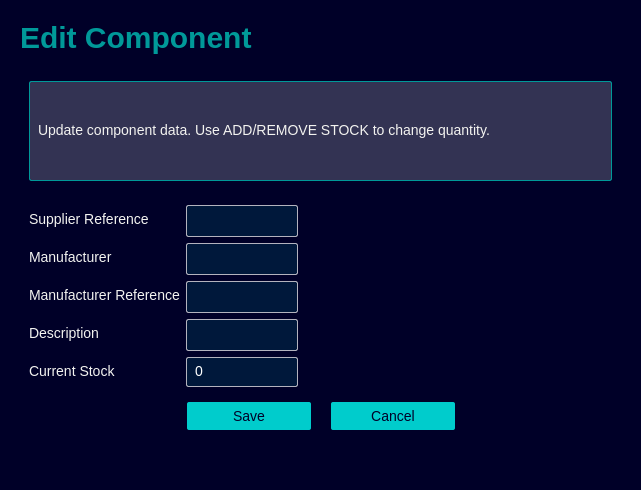
<?xml version="1.0" encoding="UTF-8"?>
<ui version="4.0">
 <class>PopupEdit</class>
 <widget class="QDialog" name="PopupEdit">
  <property name="geometry">
   <rect>
    <x>0</x>
    <y>0</y>
    <width>641</width>
    <height>480</height>
   </rect>
  </property>
  <property name="windowTitle">
   <string>Dialog</string>
  </property>
  <property name="styleSheet">
   <string notr="true">*{
	border:none;
	background: #000028;
	padding: 0;
	margin: 0;
	color: #f3f3f0;
	font-family: &quot;SiemensSansPro_A_Bd&quot;;
	font-size: 14px;
}
</string>
  </property>
  <layout class="QGridLayout" name="gridLayout">
   <item row="0" column="0">
    <widget class="QWidget" name="container_main_body" native="true">
     <property name="sizePolicy">
      <sizepolicy hsizetype="MinimumExpanding" vsizetype="Preferred">
       <horstretch>0</horstretch>
       <verstretch>0</verstretch>
      </sizepolicy>
     </property>
     <layout class="QVBoxLayout" name="verticalLayout">
      <item>
       <widget class="QFrame" name="frame_title">
        <property name="sizePolicy">
         <sizepolicy hsizetype="Preferred" vsizetype="Maximum">
          <horstretch>0</horstretch>
          <verstretch>0</verstretch>
         </sizepolicy>
        </property>
        <property name="frameShape">
         <enum>QFrame::Shape::StyledPanel</enum>
        </property>
        <property name="frameShadow">
         <enum>QFrame::Shadow::Raised</enum>
        </property>
        <layout class="QVBoxLayout" name="verticalLayout_12">
         <property name="spacing">
          <number>0</number>
         </property>
         <property name="leftMargin">
          <number>0</number>
         </property>
         <property name="topMargin">
          <number>0</number>
         </property>
         <property name="rightMargin">
          <number>0</number>
         </property>
         <property name="bottomMargin">
          <number>0</number>
         </property>
         <item>
          <widget class="QLabel" name="tittle">
           <property name="sizePolicy">
            <sizepolicy hsizetype="Preferred" vsizetype="Preferred">
             <horstretch>0</horstretch>
             <verstretch>0</verstretch>
            </sizepolicy>
           </property>
           <property name="styleSheet">
            <string notr="true">QLabel {
	color: #009999;
	font-size: 30px;
	font-weight: bold;
}
</string>
           </property>
           <property name="text">
            <string>Edit Component</string>
           </property>
          </widget>
         </item>
        </layout>
       </widget>
      </item>
      <item>
       <widget class="QWidget" name="widget" native="true">
        <layout class="QHBoxLayout" name="horizontalLayout_2">
         <property name="topMargin">
          <number>20</number>
         </property>
         <item>
          <widget class="QLabel" name="description">
           <property name="minimumSize">
            <size>
             <width>0</width>
             <height>100</height>
            </size>
           </property>
           <property name="styleSheet">
            <string notr="true">background-color: #333353;
border-radius: 2px;
padding: 5px;
padding-bottom: 7px;
margin-top: 0px;
color: #f3f3f0;
border: 1px solid #009999;</string>
           </property>
           <property name="text">
            <string>Update component data. Use ADD/REMOVE STOCK to change quantity.</string>
           </property>
          </widget>
         </item>
        </layout>
       </widget>
      </item>
      <item>
       <widget class="QWidget" name="body_form" native="true">
        <layout class="QFormLayout" name="form_edit">
         <property name="spacing"><number>6</number></property>
         <item row="0" column="0">
          <widget class="QLabel" name="label_Supplier Reference">
           <property name="text"><string>Supplier Reference</string></property>
          </widget>
         </item>
         <item row="0" column="1">
          <widget class="QLineEdit" name="supplier_reference">
           <property name="styleSheet">
   <string notr="true">
QLineEdit {
    min-width: 100px;
    max-width: 100px;
    max-height: 18px;
    padding: 5px;
    padding-bottom: 7px;
    margin-top: 0px;
    border-radius: 2px;
    border: 1px solid #B3B3BE;
    background-color: #00183B;
    color: #FFFFFF;
}
QLineEdit:hover {
    background-color: #001F39;
    border: 1px solid #00FFB9;
}
</string>
           </property>
          </widget>

         </item>

         <item row="1" column="0">
          <widget class="QLabel" name="label_Manufacturer">
           <property name="text"><string>Manufacturer</string></property>
          </widget>
         </item>
         <item row="1" column="1">
          <widget class="QLineEdit" name="manufacturer">
           <property name="styleSheet">
   <string notr="true">
QLineEdit {
    min-width: 100px;
    max-width: 100px;
    max-height: 18px;
    padding: 5px;
    padding-bottom: 7px;
    margin-top: 0px;
    border-radius: 2px;
    border: 1px solid #B3B3BE;
    background-color: #00183B;
    color: #FFFFFF;
}
QLineEdit:hover {
    background-color: #001F39;
    border: 1px solid #00FFB9;
}
</string>
           </property>
          </widget>

         </item>

         <item row="2" column="0">
          <widget class="QLabel" name="label_Manufacturer Reference">
           <property name="text"><string>Manufacturer Reference</string></property>
          </widget>
         </item>
         <item row="2" column="1">
          <widget class="QLineEdit" name="manufacturer_reference">
           <property name="styleSheet">
   <string notr="true">
QLineEdit {
    min-width: 100px;
    max-width: 100px;
    max-height: 18px;
    padding: 5px;
    padding-bottom: 7px;
    margin-top: 0px;
    border-radius: 2px;
    border: 1px solid #B3B3BE;
    background-color: #00183B;
    color: #FFFFFF;
}
QLineEdit:hover {
    background-color: #001F39;
    border: 1px solid #00FFB9;
}
</string>
           </property>
          </widget>

         </item>

         <item row="3" column="0">
          <widget class="QLabel" name="label_Description">
           <property name="text"><string>Description</string></property>
          </widget>
         </item>
         <item row="3" column="1">
          <widget class="QLineEdit" name="description_field">
           <property name="styleSheet">
   <string notr="true">
QLineEdit {
    min-width: 100px;
    max-width: 100px;
    max-height: 18px;
    padding: 5px;
    padding-bottom: 7px;
    margin-top: 0px;
    border-radius: 2px;
    border: 1px solid #B3B3BE;
    background-color: #00183B;
    color: #FFFFFF;
}
QLineEdit:hover {
    background-color: #001F39;
    border: 1px solid #00FFB9;
}
</string>
           </property>
          </widget>

         </item>

         <item row="4" column="0">
          <widget class="QLabel" name="label_Current Stock">
           <property name="text"><string>Current Stock</string></property>
          </widget>
         </item>
         <item row="4" column="1">
          <widget class="QLabel" name="label_current_stock">
           <property name="styleSheet">
   <string notr="true">
QLabel {
    min-width: 100px;
    max-width: 100px;
    max-height: 18px;
    padding: 5px;
    padding-bottom: 7px;
    margin-top: 0px;
    border-radius: 2px;
    border: 1px solid #B3B3BE;
    background-color: #00183B;
    color: #FFFFFF;
}
QLabel:hover {
    background-color: #001F39;
    border: 1px solid #00FFB9;
}
</string>
           </property>
           <property name="text"><string>0</string></property>
          </widget>

         </item>

        </layout>
       </widget>
      </item>
      <item>
       <widget class="QWidget" name="container_button" native="true">
        <property name="sizePolicy">
         <sizepolicy hsizetype="Preferred" vsizetype="Maximum">
          <horstretch>0</horstretch>
          <verstretch>0</verstretch>
         </sizepolicy>
        </property>
        <property name="styleSheet">
         <string notr="true">QPushButton {
	min-width: 100px;
	max-width: 100px;
    padding: 6px 12px 6px 12px;
    border-radius: 2px;
    opacity: 1;
	text-align:center;
	background-color: #00CCCC;	
	color: #000028;
}

QPushButton:hover {
	background-color: #00FFB9;
}

QPushButton:pressed {	
	background-color: #00E5AA;
}</string>
        </property>
        <layout class="QHBoxLayout" name="horizontalLayout_4">
         <property name="spacing">
          <number>20</number>
         </property>
         <property name="leftMargin">
          <number>0</number>
         </property>
         <property name="topMargin">
          <number>0</number>
         </property>
         <property name="rightMargin">
          <number>0</number>
         </property>
         <property name="bottomMargin">
          <number>40</number>
         </property>
         <item>
          <spacer name="horizontalSpacer_5">
           <property name="orientation">
            <enum>Qt::Orientation::Horizontal</enum>
           </property>
           <property name="sizeHint" stdset="0">
            <size>
             <width>40</width>
             <height>20</height>
            </size>
           </property>
          </spacer>
         </item>
         <item>
          <widget class="QPushButton" name="btn_ok">
           <property name="minimumSize">
            <size>
             <width>124</width>
             <height>0</height>
            </size>
           </property>
           <property name="text">
            <string>Save</string>
           </property>
          </widget>
         </item>
         <item>
          <widget class="QPushButton" name="btn_cancel">
           <property name="sizePolicy">
            <sizepolicy hsizetype="Minimum" vsizetype="Preferred">
             <horstretch>0</horstretch>
             <verstretch>0</verstretch>
            </sizepolicy>
           </property>
           <property name="minimumSize">
            <size>
             <width>124</width>
             <height>0</height>
            </size>
           </property>
           <property name="text">
            <string>Cancel</string>
           </property>
          </widget>
         </item>
         <item>
          <spacer name="horizontalSpacer_6">
           <property name="orientation">
            <enum>Qt::Orientation::Horizontal</enum>
           </property>
           <property name="sizeHint" stdset="0">
            <size>
             <width>40</width>
             <height>20</height>
            </size>
           </property>
          </spacer>
         </item>
        </layout>
       </widget>
      </item>
     </layout>
    </widget>
   </item>
  </layout>
 </widget>
 <resources/>
 <connections/>
</ui>
